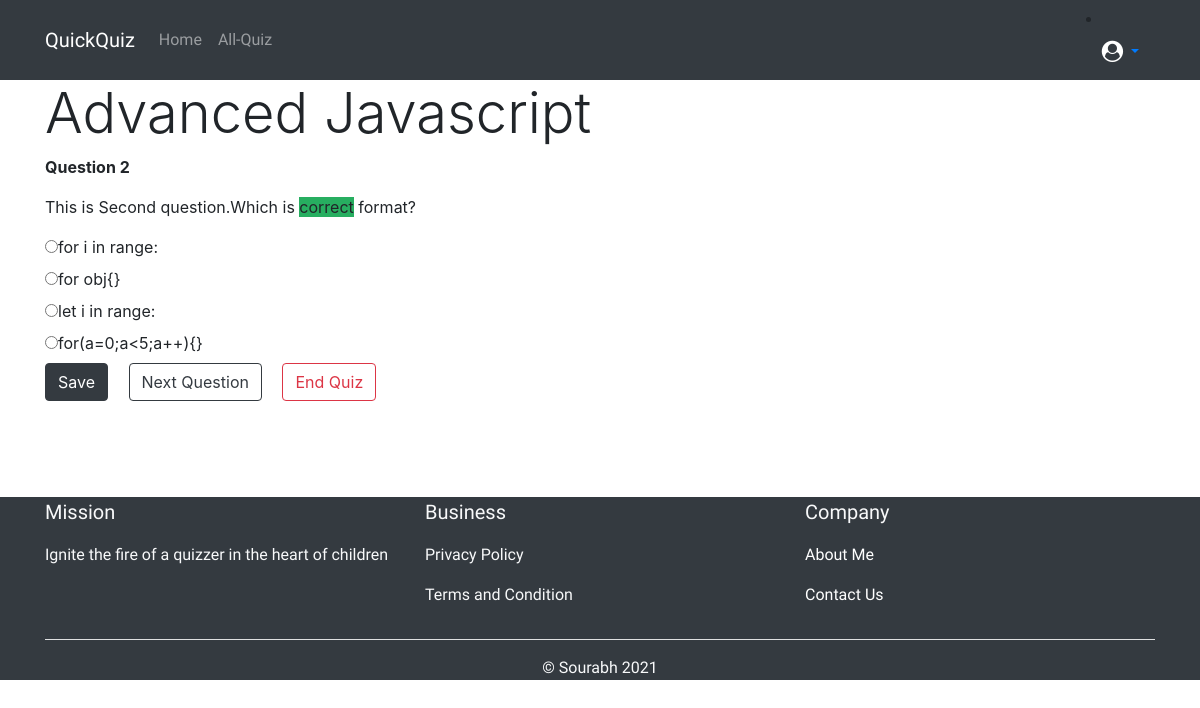
Page /advanced-javascript/2/ (signed in) on the committed database.
### quiz_app/models.py (models this page shows, shortened)
class Quiz(models.Model):
	user            = models.ForeignKey(settings.AUTH_USER_MODEL,on_delete=models.CASCADE)
	title           = models.CharField(max_length=200)
	slug            = models.SlugField(unique=True,blank=True,
						null=True,help_text="let it be empty",db_index=True)
	subject         = models.CharField(max_length=29,default='1',
						choices = SUBJECT_CHOICES)
	total_question  = models.PositiveSmallIntegerField(default=10)
	created         = models.DateField(auto_now_add=True)
	is_active       = models.BooleanField(default=False)
	class Meta:
		verbose_name = 'Quiz'
		verbose_name_plural = 'Quizs'
		ordering = ['-created']

class Question(models.Model):
	quiz           = models.ForeignKey(Quiz,on_delete=models.CASCADE,related_name="questions")
	question       = RichTextField()

class Answer(models.Model):
	question       = models.ForeignKey(Question,on_delete=models.CASCADE,related_name="answers")
	answer         = models.CharField(max_length=255)
	correct        = models.BooleanField(default=False)

### quiz_app/views.py (the view)
# urls.py: path('<str:slug>/<int:ques_no>/',views.start_quiz,name="start_quiz"),
@login_required
def start_quiz(request,slug,ques_no):
	print("User asked for question number ",ques_no)
	user         = request.user
	msg          = ""
	quiz_object  = get_object_or_404(Quiz,slug=slug)
	start_time     = QuizAnalysis.objects.filter(user=user,quiz=quiz_object)
	if not start_time.exists():
		QuizAnalysis.objects.create(user=user,quiz=quiz_object,start=timezone.now())
	print(quiz_object.questions.count(),ques_no-1)
	if quiz_object.questions.count() == ques_no-1:
		question_obj  = quiz_object.questions.all()[ques_no-2]
		next_question = ques_no
		msg           = "You have reached last question"
	elif quiz_object.questions.count() > ques_no-2:
		question_obj  = quiz_object.questions.all()[ques_no-1]  #Since python follows 0 based index so I am querying ques_no-1
		next_question = ques_no + 1
	answer_obj   = question_obj.answers.all()
	context      = {'quiz_object':quiz_object,
					'question_object':question_obj,
					'answer_object':answer_obj,
					'next_question':next_question,
					'msg':msg
					}
	return render(request,'quiz_app/start_quiz.html',context)

### my_auth/models.py (called while the page is built)
    @property
    def is_active(self):
        return self.active

### templates/quiz_app/start_quiz.html (shortened to what this page needs)
{% extends 'base.html' %}
{% block body %}
<div class="container">
    <h1 class="display-4">{{quiz_object.title}}</h1>
    <div class="row">
      <div class="col-12">
        <strong>Question {{next_question|add:"-1"}}</strong>
        <p>{{question_object.question|safe}}</p>
      </div>
    </div>
    {% for obj in answer_object %}
    <span id="{{obj.id}}">
      <label><input type="radio" id="{{obj.id}}" name="answer-option" value="{{obj.answer}}">{{obj.answer}}
      </label>
    </span>
    <br>
    {% endfor %}
    <button id="submit-answer" class="btn btn-dark mr-3" onclick="checkAnswer()">Save</button>
    <a href="{% url 'start_quiz' quiz_object.slug next_question %}">
      <button class="btn btn-outline-dark mr-3">Next Question</button>
    </a>
    <a href="{% url 'submit' quiz_object.slug  %}">
      <button class="btn btn-outline-danger mr-3">End Quiz</button>
    </a>
</div>
{% endblock %}

### rows in the picture
Quiz: title "Advanced Javascript"
Question: question "This is Second question.Which is correct format?"
Answer: answer "for i in range:"
Answer: answer "for obj{}"
Answer: answer "let i in range:"
Answer: answer "for(a=0;a<5;a++){}"

### other values in the picture
{{ brand_name }} "QuickQuiz"
{{ next_question|add:"-1" }} "2"
